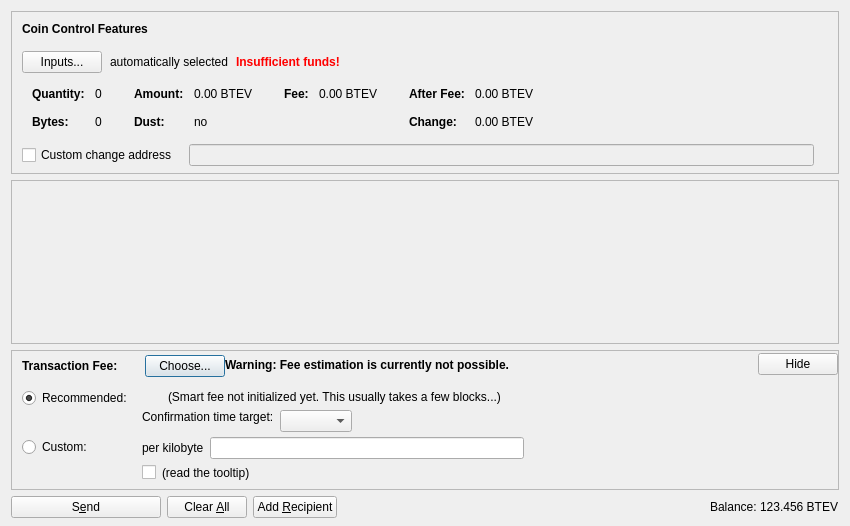
<?xml version="1.0" encoding="UTF-8"?>
<ui version="4.0">
 <class>SendCoinsDialog</class>
 <widget class="QDialog" name="SendCoinsDialog">
  <property name="geometry">
   <rect>
    <x>0</x>
    <y>0</y>
    <width>850</width>
    <height>526</height>
   </rect>
  </property>
  <property name="windowTitle">
   <string>Send Coins</string>
  </property>
  <layout class="QVBoxLayout" name="verticalLayout" stretch="0,1,0,0">
   <property name="bottomMargin">
    <number>8</number>
   </property>
   <item>
    <widget class="QFrame" name="frameCoinControl">
     <property name="sizePolicy">
      <sizepolicy hsizetype="Expanding" vsizetype="Expanding">
       <horstretch>0</horstretch>
       <verstretch>0</verstretch>
      </sizepolicy>
     </property>
     <property name="maximumSize">
      <size>
       <width>16777215</width>
       <height>16777215</height>
      </size>
     </property>
     <property name="frameShape">
      <enum>QFrame::StyledPanel</enum>
     </property>
     <property name="frameShadow">
      <enum>QFrame::Sunken</enum>
     </property>
     <layout class="QVBoxLayout" name="verticalLayoutCoinControl2">
      <property name="spacing">
       <number>0</number>
      </property>
      <property name="leftMargin">
       <number>0</number>
      </property>
      <property name="topMargin">
       <number>0</number>
      </property>
      <property name="rightMargin">
       <number>0</number>
      </property>
      <property name="bottomMargin">
       <number>6</number>
      </property>
      <item>
       <layout class="QVBoxLayout" name="verticalLayoutCoinControl" stretch="0,0,0,0,1">
        <property name="spacing">
         <number>0</number>
        </property>
        <property name="leftMargin">
         <number>10</number>
        </property>
        <property name="topMargin">
         <number>10</number>
        </property>
        <item>
         <layout class="QHBoxLayout" name="horizontalLayoutCoinControl1">
          <property name="bottomMargin">
           <number>15</number>
          </property>
          <item>
           <widget class="QLabel" name="labelCoinControlFeatures">
            <property name="sizePolicy">
             <sizepolicy hsizetype="Preferred" vsizetype="Maximum">
              <horstretch>0</horstretch>
              <verstretch>0</verstretch>
             </sizepolicy>
            </property>
            <property name="font">
             <font>
              <weight>75</weight>
              <bold>true</bold>
             </font>
            </property>
            <property name="styleSheet">
             <string notr="true">font-weight:bold;</string>
            </property>
            <property name="text">
             <string>Coin Control Features</string>
            </property>
           </widget>
          </item>
         </layout>
        </item>
        <item>
         <layout class="QHBoxLayout" name="horizontalLayoutCoinControl2" stretch="0,0,0,0">
          <property name="spacing">
           <number>8</number>
          </property>
          <property name="bottomMargin">
           <number>10</number>
          </property>
          <item>
           <widget class="QPushButton" name="pushButtonCoinControl">
            <property name="styleSheet">
             <string notr="true"/>
            </property>
            <property name="text">
             <string>Inputs...</string>
            </property>
            <property name="autoDefault">
             <bool>false</bool>
            </property>
           </widget>
          </item>
          <item>
           <widget class="QLabel" name="labelCoinControlAutomaticallySelected">
            <property name="text">
             <string>automatically selected</string>
            </property>
            <property name="margin">
             <number>5</number>
            </property>
           </widget>
          </item>
          <item>
           <widget class="QLabel" name="labelCoinControlInsuffFunds">
            <property name="font">
             <font>
              <weight>75</weight>
              <bold>true</bold>
             </font>
            </property>
            <property name="styleSheet">
             <string notr="true">color:red;font-weight:bold;</string>
            </property>
            <property name="text">
             <string>Insufficient funds!</string>
            </property>
            <property name="margin">
             <number>5</number>
            </property>
           </widget>
          </item>
          <item>
           <spacer name="horizontalSpacerCoinControl">
            <property name="orientation">
             <enum>Qt::Horizontal</enum>
            </property>
            <property name="sizeHint" stdset="0">
             <size>
              <width>40</width>
              <height>1</height>
             </size>
            </property>
           </spacer>
          </item>
         </layout>
        </item>
        <item>
         <widget class="QWidget" name="widgetCoinControl" native="true">
          <property name="sizePolicy">
           <sizepolicy hsizetype="Preferred" vsizetype="Preferred">
            <horstretch>0</horstretch>
            <verstretch>0</verstretch>
           </sizepolicy>
          </property>
          <property name="minimumSize">
           <size>
            <width>0</width>
            <height>0</height>
           </size>
          </property>
          <property name="styleSheet">
           <string notr="true"/>
          </property>
          <layout class="QHBoxLayout" name="horizontalLayoutCoinControl5">
           <property name="leftMargin">
            <number>0</number>
           </property>
           <property name="topMargin">
            <number>0</number>
           </property>
           <property name="rightMargin">
            <number>0</number>
           </property>
           <property name="bottomMargin">
            <number>0</number>
           </property>
           <item>
            <layout class="QHBoxLayout" name="horizontalLayoutCoinControl3" stretch="0,0,0,1">
             <property name="spacing">
              <number>20</number>
             </property>
             <property name="topMargin">
              <number>0</number>
             </property>
             <property name="bottomMargin">
              <number>10</number>
             </property>
             <item>
              <layout class="QFormLayout" name="formLayoutCoinControl1">
               <property name="horizontalSpacing">
                <number>10</number>
               </property>
               <property name="verticalSpacing">
                <number>14</number>
               </property>
               <property name="leftMargin">
                <number>10</number>
               </property>
               <property name="topMargin">
                <number>4</number>
               </property>
               <property name="rightMargin">
                <number>6</number>
               </property>
               <item row="0" column="0">
                <widget class="QLabel" name="labelCoinControlQuantityText">
                 <property name="font">
                  <font>
                   <weight>75</weight>
                   <bold>true</bold>
                  </font>
                 </property>
                 <property name="text">
                  <string>Quantity:</string>
                 </property>
                 <property name="margin">
                  <number>0</number>
                 </property>
                </widget>
               </item>
               <item row="0" column="1">
                <widget class="QLabel" name="labelCoinControlQuantity">
                 <property name="cursor">
                  <cursorShape>IBeamCursor</cursorShape>
                 </property>
                 <property name="contextMenuPolicy">
                  <enum>Qt::ActionsContextMenu</enum>
                 </property>
                 <property name="text">
                  <string notr="true">0</string>
                 </property>
                 <property name="margin">
                  <number>0</number>
                 </property>
                 <property name="textInteractionFlags">
                  <set>Qt::LinksAccessibleByMouse|Qt::TextSelectableByKeyboard|Qt::TextSelectableByMouse</set>
                 </property>
                </widget>
               </item>
               <item row="1" column="0">
                <widget class="QLabel" name="labelCoinControlBytesText">
                 <property name="font">
                  <font>
                   <weight>75</weight>
                   <bold>true</bold>
                  </font>
                 </property>
                 <property name="text">
                  <string>Bytes:</string>
                 </property>
                </widget>
               </item>
               <item row="1" column="1">
                <widget class="QLabel" name="labelCoinControlBytes">
                 <property name="cursor">
                  <cursorShape>IBeamCursor</cursorShape>
                 </property>
                 <property name="contextMenuPolicy">
                  <enum>Qt::ActionsContextMenu</enum>
                 </property>
                 <property name="text">
                  <string notr="true">0</string>
                 </property>
                 <property name="textInteractionFlags">
                  <set>Qt::LinksAccessibleByMouse|Qt::TextSelectableByKeyboard|Qt::TextSelectableByMouse</set>
                 </property>
                </widget>
               </item>
              </layout>
             </item>
             <item>
              <layout class="QFormLayout" name="formLayoutCoinControl2">
               <property name="horizontalSpacing">
                <number>10</number>
               </property>
               <property name="verticalSpacing">
                <number>14</number>
               </property>
               <property name="leftMargin">
                <number>6</number>
               </property>
               <property name="topMargin">
                <number>4</number>
               </property>
               <property name="rightMargin">
                <number>6</number>
               </property>
               <item row="0" column="0">
                <widget class="QLabel" name="labelCoinControlAmountText">
                 <property name="font">
                  <font>
                   <weight>75</weight>
                   <bold>true</bold>
                  </font>
                 </property>
                 <property name="text">
                  <string>Amount:</string>
                 </property>
                 <property name="margin">
                  <number>0</number>
                 </property>
                </widget>
               </item>
               <item row="0" column="1">
                <widget class="QLabel" name="labelCoinControlAmount">
                 <property name="cursor">
                  <cursorShape>IBeamCursor</cursorShape>
                 </property>
                 <property name="contextMenuPolicy">
                  <enum>Qt::ActionsContextMenu</enum>
                 </property>
                 <property name="text">
                  <string notr="true">0.00 BTEV</string>
                 </property>
                 <property name="textInteractionFlags">
                  <set>Qt::LinksAccessibleByMouse|Qt::TextSelectableByKeyboard|Qt::TextSelectableByMouse</set>
                 </property>
                </widget>
               </item>
               <item row="1" column="0">
                <widget class="QLabel" name="labelCoinControlLowOutputText">
                 <property name="font">
                  <font>
                   <weight>75</weight>
                   <bold>true</bold>
                  </font>
                 </property>
                 <property name="text">
                  <string>Dust:</string>
                 </property>
                </widget>
               </item>
               <item row="1" column="1">
                <widget class="QLabel" name="labelCoinControlLowOutput">
                 <property name="cursor">
                  <cursorShape>IBeamCursor</cursorShape>
                 </property>
                 <property name="contextMenuPolicy">
                  <enum>Qt::ActionsContextMenu</enum>
                 </property>
                 <property name="text">
                  <string notr="true">no</string>
                 </property>
                 <property name="textInteractionFlags">
                  <set>Qt::LinksAccessibleByMouse|Qt::TextSelectableByKeyboard|Qt::TextSelectableByMouse</set>
                 </property>
                </widget>
               </item>
              </layout>
             </item>
             <item>
              <layout class="QFormLayout" name="formLayoutCoinControl3">
               <property name="horizontalSpacing">
                <number>10</number>
               </property>
               <property name="verticalSpacing">
                <number>14</number>
               </property>
               <property name="leftMargin">
                <number>6</number>
               </property>
               <property name="topMargin">
                <number>4</number>
               </property>
               <property name="rightMargin">
                <number>6</number>
               </property>
               <item row="0" column="0">
                <widget class="QLabel" name="labelCoinControlFeeText">
                 <property name="font">
                  <font>
                   <weight>75</weight>
                   <bold>true</bold>
                  </font>
                 </property>
                 <property name="text">
                  <string>Fee:</string>
                 </property>
                 <property name="margin">
                  <number>0</number>
                 </property>
                </widget>
               </item>
               <item row="0" column="1">
                <widget class="QLabel" name="labelCoinControlFee">
                 <property name="cursor">
                  <cursorShape>IBeamCursor</cursorShape>
                 </property>
                 <property name="contextMenuPolicy">
                  <enum>Qt::ActionsContextMenu</enum>
                 </property>
                 <property name="text">
                  <string notr="true">0.00 BTEV</string>
                 </property>
                 <property name="textInteractionFlags">
                  <set>Qt::LinksAccessibleByMouse|Qt::TextSelectableByKeyboard|Qt::TextSelectableByMouse</set>
                 </property>
                </widget>
               </item>
              </layout>
             </item>
             <item>
              <layout class="QFormLayout" name="formLayoutCoinControl4">
               <property name="horizontalSpacing">
                <number>10</number>
               </property>
               <property name="verticalSpacing">
                <number>14</number>
               </property>
               <property name="leftMargin">
                <number>6</number>
               </property>
               <property name="topMargin">
                <number>4</number>
               </property>
               <property name="rightMargin">
                <number>6</number>
               </property>
               <item row="0" column="0">
                <widget class="QLabel" name="labelCoinControlAfterFeeText">
                 <property name="font">
                  <font>
                   <weight>75</weight>
                   <bold>true</bold>
                  </font>
                 </property>
                 <property name="text">
                  <string>After Fee:</string>
                 </property>
                 <property name="margin">
                  <number>0</number>
                 </property>
                </widget>
               </item>
               <item row="0" column="1">
                <widget class="QLabel" name="labelCoinControlAfterFee">
                 <property name="cursor">
                  <cursorShape>IBeamCursor</cursorShape>
                 </property>
                 <property name="contextMenuPolicy">
                  <enum>Qt::ActionsContextMenu</enum>
                 </property>
                 <property name="text">
                  <string notr="true">0.00 BTEV</string>
                 </property>
                 <property name="textInteractionFlags">
                  <set>Qt::LinksAccessibleByMouse|Qt::TextSelectableByKeyboard|Qt::TextSelectableByMouse</set>
                 </property>
                </widget>
               </item>
               <item row="1" column="0">
                <widget class="QLabel" name="labelCoinControlChangeText">
                 <property name="font">
                  <font>
                   <weight>75</weight>
                   <bold>true</bold>
                  </font>
                 </property>
                 <property name="text">
                  <string>Change:</string>
                 </property>
                </widget>
               </item>
               <item row="1" column="1">
                <widget class="QLabel" name="labelCoinControlChange">
                 <property name="cursor">
                  <cursorShape>IBeamCursor</cursorShape>
                 </property>
                 <property name="contextMenuPolicy">
                  <enum>Qt::ActionsContextMenu</enum>
                 </property>
                 <property name="text">
                  <string notr="true">0.00 BTEV</string>
                 </property>
                 <property name="textInteractionFlags">
                  <set>Qt::LinksAccessibleByMouse|Qt::TextSelectableByKeyboard|Qt::TextSelectableByMouse</set>
                 </property>
                </widget>
               </item>
              </layout>
             </item>
            </layout>
           </item>
          </layout>
         </widget>
        </item>
        <item>
         <layout class="QHBoxLayout" name="horizontalLayoutCoinControl4" stretch="0,0,0">
          <property name="spacing">
           <number>12</number>
          </property>
          <property name="sizeConstraint">
           <enum>QLayout::SetDefaultConstraint</enum>
          </property>
          <property name="topMargin">
           <number>5</number>
          </property>
          <property name="rightMargin">
           <number>5</number>
          </property>
          <item>
           <widget class="QCheckBox" name="checkBoxCoinControlChange">
            <property name="toolTip">
             <string>If this is activated, but the change address is empty or invalid, change will be sent to a newly generated address.</string>
            </property>
            <property name="text">
             <string>Custom change address</string>
            </property>
           </widget>
          </item>
          <item>
           <widget class="QValidatedLineEdit" name="lineEditCoinControlChange">
            <property name="enabled">
             <bool>false</bool>
            </property>
            <property name="sizePolicy">
             <sizepolicy hsizetype="Expanding" vsizetype="Fixed">
              <horstretch>0</horstretch>
              <verstretch>0</verstretch>
             </sizepolicy>
            </property>
           </widget>
          </item>
          <item>
           <widget class="QLabel" name="labelCoinControlChangeLabel">
            <property name="sizePolicy">
             <sizepolicy hsizetype="Preferred" vsizetype="Expanding">
              <horstretch>0</horstretch>
              <verstretch>0</verstretch>
             </sizepolicy>
            </property>
            <property name="minimumSize">
             <size>
              <width>0</width>
              <height>0</height>
             </size>
            </property>
            <property name="text">
             <string/>
            </property>
            <property name="margin">
             <number>3</number>
            </property>
           </widget>
          </item>
         </layout>
        </item>
        <item>
         <spacer name="verticalSpacerCoinControl">
          <property name="orientation">
           <enum>Qt::Vertical</enum>
          </property>
          <property name="sizeHint" stdset="0">
           <size>
            <width>800</width>
            <height>1</height>
           </size>
          </property>
         </spacer>
        </item>
       </layout>
      </item>
     </layout>
    </widget>
   </item>
   <item>
    <widget class="QScrollArea" name="scrollArea">
     <property name="widgetResizable">
      <bool>true</bool>
     </property>
     <widget class="QWidget" name="scrollAreaWidgetContents">
      <property name="geometry">
       <rect>
        <x>0</x>
        <y>0</y>
        <width>830</width>
        <height>104</height>
       </rect>
      </property>
      <layout class="QVBoxLayout" name="verticalLayout_2" stretch="0,1">
       <property name="leftMargin">
        <number>0</number>
       </property>
       <property name="topMargin">
        <number>0</number>
       </property>
       <property name="rightMargin">
        <number>0</number>
       </property>
       <property name="bottomMargin">
        <number>0</number>
       </property>
       <item>
        <layout class="QVBoxLayout" name="entries">
         <property name="spacing">
          <number>6</number>
         </property>
        </layout>
       </item>
       <item>
        <spacer name="verticalSpacer">
         <property name="orientation">
          <enum>Qt::Vertical</enum>
         </property>
         <property name="sizeHint" stdset="0">
          <size>
           <width>20</width>
           <height>40</height>
          </size>
         </property>
        </spacer>
       </item>
      </layout>
     </widget>
    </widget>
   </item>
   <item>
    <widget class="QFrame" name="frameFee">
     <property name="sizePolicy">
      <sizepolicy hsizetype="Expanding" vsizetype="Expanding">
       <horstretch>0</horstretch>
       <verstretch>0</verstretch>
      </sizepolicy>
     </property>
     <property name="maximumSize">
      <size>
       <width>16777215</width>
       <height>16777215</height>
      </size>
     </property>
     <property name="frameShape">
      <enum>QFrame::StyledPanel</enum>
     </property>
     <property name="frameShadow">
      <enum>QFrame::Sunken</enum>
     </property>
     <layout class="QVBoxLayout" name="verticalLayoutFee1">
      <property name="spacing">
       <number>0</number>
      </property>
      <property name="leftMargin">
       <number>0</number>
      </property>
      <property name="topMargin">
       <number>0</number>
      </property>
      <property name="rightMargin">
       <number>0</number>
      </property>
      <property name="bottomMargin">
       <number>0</number>
      </property>
      <item>
       <layout class="QVBoxLayout" name="verticalLayoutFee2" stretch="0,0,0">
        <property name="spacing">
         <number>0</number>
        </property>
        <property name="leftMargin">
         <number>10</number>
        </property>
        <property name="topMargin">
         <number>0</number>
        </property>
        <item>
         <layout class="QHBoxLayout" name="horizontalLayoutFee1">
          <property name="bottomMargin">
           <number>0</number>
          </property>
          <item>
           <layout class="QVBoxLayout" name="verticalLayoutFee7">
            <property name="spacing">
             <number>0</number>
            </property>
            <item>
             <spacer name="verticalSpacerSmartFee">
              <property name="orientation">
               <enum>Qt::Vertical</enum>
              </property>
              <property name="sizeType">
               <enum>QSizePolicy::Fixed</enum>
              </property>
              <property name="sizeHint" stdset="0">
               <size>
                <width>1</width>
                <height>4</height>
               </size>
              </property>
             </spacer>
            </item>
            <item>
             <layout class="QHBoxLayout" name="horizontalLayoutSmartFee">
              <property name="spacing">
               <number>10</number>
              </property>
              <item>
               <widget class="QLabel" name="labelFeeHeadline">
                <property name="sizePolicy">
                 <sizepolicy hsizetype="Preferred" vsizetype="Maximum">
                  <horstretch>0</horstretch>
                  <verstretch>0</verstretch>
                 </sizepolicy>
                </property>
                <property name="font">
                 <font>
                  <weight>75</weight>
                  <bold>true</bold>
                 </font>
                </property>
                <property name="styleSheet">
                 <string notr="true">font-weight:bold;</string>
                </property>
                <property name="text">
                 <string>Transaction Fee:</string>
                </property>
               </widget>
              </item>
              <item>
               <widget class="QLabel" name="labelFeeMinimized">
                <property name="text">
                 <string/>
                </property>
               </widget>
              </item>
              <item>
               <widget class="QPushButton" name="buttonChooseFee">
                <property name="text">
                 <string>Choose...</string>
                </property>
               </widget>
              </item>
             </layout>
            </item>
            <item>
             <spacer name="verticalSpacer_5">
              <property name="orientation">
               <enum>Qt::Vertical</enum>
              </property>
              <property name="sizeHint" stdset="0">
               <size>
                <width>1</width>
                <height>1</height>
               </size>
              </property>
             </spacer>
            </item>
           </layout>
          </item>
          <item>
           <widget class="QLabel" name="fallbackFeeWarningLabel">
            <property name="toolTip">
             <string>Using the fallbackfee can result in sending a transaction that will take several hours or days (or never) to confirm. Consider choosing your fee manually or wait until you have validated the complete chain.</string>
            </property>
            <property name="font">
            <font>
                <weight>75</weight>
                <bold>true</bold>
            </font>
            </property>
            <property name="text">
             <string>Warning: Fee estimation is currently not possible.</string>
            </property>
            <property name="wordWrap">
             <bool>false</bool>
            </property>
           </widget>
          </item>
          <item>
           <spacer name="horizontalSpacer_4">
            <property name="orientation">
             <enum>Qt::Horizontal</enum>
            </property>
            <property name="sizeType">
             <enum>QSizePolicy::MinimumExpanding</enum>
            </property>
            <property name="sizeHint" stdset="0">
             <size>
              <width>40</width>
              <height>20</height>
             </size>
            </property>
           </spacer>
          </item>
          <item>
           <widget class="QPushButton" name="buttonMinimizeFee">
            <property name="toolTip">
             <string>collapse fee-settings</string>
            </property>
            <property name="text">
             <string>Hide</string>
            </property>
           </widget>
          </item>
         </layout>
        </item>
        <item>
         <widget class="QFrame" name="frameFeeSelection">
          <layout class="QVBoxLayout" name="verticalLayoutFee12">
           <property name="spacing">
            <number>0</number>
           </property>
           <property name="leftMargin">
            <number>0</number>
           </property>
           <property name="topMargin">
            <number>0</number>
           </property>
           <property name="rightMargin">
            <number>0</number>
           </property>
           <property name="bottomMargin">
            <number>0</number>
           </property>
           <item>
            <layout class="QGridLayout" name="gridLayoutFee">
             <property name="topMargin">
              <number>10</number>
             </property>
             <property name="bottomMargin">
              <number>4</number>
             </property>
             <property name="horizontalSpacing">
              <number>10</number>
             </property>
             <property name="verticalSpacing">
              <number>4</number>
             </property>
             <item row="1" column="1">
              <layout class="QVBoxLayout" name="verticalLayoutFee8">
               <property name="spacing">
                <number>6</number>
               </property>
               <item>
                <layout class="QHBoxLayout" name="horizontalLayoutFee13">
                 <item>
                  <widget class="QLabel" name="labelCustomPerKilobyte">
                   <property name="toolTip">
                    <string>Specify a custom fee per kB (1,000 bytes) of the transaction's virtual size.

Note:  Since the fee is calculated on a per-byte basis, a fee of "100 satoshis per kB" for a transaction size of 500 bytes (half of 1 kB) would ultimately yield a fee of only 50 satoshis.</string>
                   </property>
                   <property name="text">
                    <string>per kilobyte</string>
                   </property>
                  </widget>
                 </item>
                 <item>
                  <widget class="BitcoinAmountField" name="customFee"/>
                 </item>
                 <item>
                  <spacer name="horizontalSpacer_6">
                   <property name="orientation">
                    <enum>Qt::Horizontal</enum>
                   </property>
                   <property name="sizeHint" stdset="0">
                    <size>
                     <width>1</width>
                     <height>1</height>
                    </size>
                   </property>
                  </spacer>
                 </item>
                </layout>
               </item>
               <item>
                <layout class="QHBoxLayout" name="horizontalLayoutFee8">
                 <item>
                  <widget class="QCheckBox" name="checkBoxMinimumFee">
                   <property name="toolTip">
                    <string>Paying only the minimum fee is just fine as long as there is less transaction volume than space in the blocks. But be aware that this can end up in a never confirming transaction once there is more demand for bitevelin transactions than the network can process.</string>
                   </property>
                   <property name="text">
                    <string/>
                   </property>
                  </widget>
                 </item>
                 <item>
                  <widget class="QLabel" name="labelMinFeeWarning">
                   <property name="enabled">
                    <bool>true</bool>
                   </property>
                   <property name="toolTip">
                    <string>Paying only the minimum fee is just fine as long as there is less transaction volume than space in the blocks. But be aware that this can end up in a never confirming transaction once there is more demand for bitevelin transactions than the network can process.</string>
                   </property>
                   <property name="text">
                    <string>(read the tooltip)</string>
                   </property>
                   <property name="margin">
                    <number>5</number>
                   </property>
                  </widget>
                 </item>
                 <item>
                  <spacer name="horizontalSpacer_2">
                   <property name="orientation">
                    <enum>Qt::Horizontal</enum>
                   </property>
                   <property name="sizeHint" stdset="0">
                    <size>
                     <width>1</width>
                     <height>1</height>
                    </size>
                   </property>
                  </spacer>
                 </item>
                </layout>
               </item>
              </layout>
             </item>
             <item row="0" column="0">
              <layout class="QVBoxLayout" name="verticalLayoutFee4" stretch="0,1">
               <item>
                <widget class="QRadioButton" name="radioSmartFee">
                 <property name="text">
                  <string>Recommended:</string>
                 </property>
                 <property name="checked">
                  <bool>true</bool>
                 </property>
                 <attribute name="buttonGroup">
                  <string notr="true">groupFee</string>
                 </attribute>
                </widget>
               </item>
               <item>
                <spacer name="verticalSpacer_2">
                 <property name="orientation">
                  <enum>Qt::Vertical</enum>
                 </property>
                 <property name="sizeHint" stdset="0">
                  <size>
                   <width>1</width>
                   <height>1</height>
                  </size>
                 </property>
                </spacer>
               </item>
              </layout>
             </item>
             <item row="1" column="0">
              <layout class="QVBoxLayout" name="verticalLayoutFee9" stretch="0,1">
               <item>
                <widget class="QRadioButton" name="radioCustomFee">
                 <property name="text">
                  <string>Custom:</string>
                 </property>
                 <attribute name="buttonGroup">
                  <string notr="true">groupFee</string>
                 </attribute>
                </widget>
               </item>
               <item>
                <spacer name="verticalSpacer_6">
                 <property name="orientation">
                  <enum>Qt::Vertical</enum>
                 </property>
                 <property name="sizeHint" stdset="0">
                  <size>
                   <width>1</width>
                   <height>1</height>
                  </size>
                 </property>
                </spacer>
               </item>
              </layout>
             </item>
             <item row="0" column="1">
              <layout class="QVBoxLayout" name="verticalLayoutFee3" stretch="0,0,1">
               <property name="spacing">
                <number>6</number>
               </property>
               <property name="topMargin">
                <number>2</number>
               </property>
               <item>
                <layout class="QHBoxLayout" name="horizontalLayoutFee12">
                 <item>
                  <widget class="QLabel" name="labelSmartFee">
                   <property name="text">
                    <string/>
                   </property>
                   <property name="margin">
                    <number>2</number>
                   </property>
                  </widget>
                 </item>
                 <item>
                  <widget class="QLabel" name="labelFeeEstimation">
                   <property name="text">
                    <string/>
                   </property>
                  </widget>
                 </item>
                 <item>
                  <widget class="QLabel" name="labelSmartFee2">
                   <property name="text">
                    <string>(Smart fee not initialized yet. This usually takes a few blocks...)</string>
                   </property>
                   <property name="margin">
                    <number>2</number>
                   </property>
                  </widget>
                 </item>
                 <item>
                  <spacer name="horizontalSpacer_5">
                   <property name="orientation">
                    <enum>Qt::Horizontal</enum>
                   </property>
                   <property name="sizeHint" stdset="0">
                    <size>
                     <width>1</width>
                     <height>1</height>
                    </size>
                   </property>
                  </spacer>
                 </item>
                </layout>
               </item>
               <item>
                <layout class="QHBoxLayout" name="horizontalLayoutFee9">
                 <item>
                  <layout class="QVBoxLayout" name="verticalLayoutFee6">
                   <item>
                    <widget class="QLabel" name="labelSmartFee3">
                     <property name="text">
                      <string>Confirmation time target:</string>
                     </property>
                     <property name="margin">
                      <number>2</number>
                     </property>
                    </widget>
                   </item>
                   <item>
                    <spacer name="verticalSpacer_3">
                     <property name="orientation">
                      <enum>Qt::Vertical</enum>
                     </property>
                     <property name="sizeHint" stdset="0">
                      <size>
                       <width>1</width>
                       <height>1</height>
                      </size>
                     </property>
                    </spacer>
                   </item>
                  </layout>
                 </item>
                 <item>
                  <layout class="QVBoxLayout" name="verticalLayoutFee5">
                   <property name="rightMargin">
                    <number>30</number>
                   </property>
                   <item>
                    <layout class="QHBoxLayout" name="horizontalLayoutConfTarget">
                     <property name="bottomMargin">
                      <number>0</number>
                     </property>
                     <item>
                      <widget class="QComboBox" name="confTargetSelector"/>
                     </item>
                     <item>
                      <spacer name="horizontalSpacerConfTarget">
                       <property name="orientation">
                        <enum>Qt::Horizontal</enum>
                       </property>
                       <property name="sizeHint" stdset="0">
                        <size>
                         <width>40</width>
                         <height>20</height>
                        </size>
                       </property>
                      </spacer>
                     </item>
                    </layout>
                   </item>
                  </layout>
                 </item>
                </layout>
               </item>
               <item>
                <spacer name="verticalSpacer_4">
                 <property name="orientation">
                  <enum>Qt::Vertical</enum>
                 </property>
                 <property name="sizeHint" stdset="0">
                  <size>
                   <width>1</width>
                   <height>1</height>
                  </size>
                 </property>
                </spacer>
               </item>
              </layout>
             </item>
            </layout>
           </item>
          </layout>
         </widget>
        </item>
        <item>
         <spacer name="verticalSpacerFee">
          <property name="orientation">
           <enum>Qt::Vertical</enum>
          </property>
          <property name="sizeHint" stdset="0">
           <size>
            <width>40</width>
            <height>5</height>
           </size>
          </property>
         </spacer>
        </item>
       </layout>
      </item>
     </layout>
    </widget>
   </item>
   <item>
    <layout class="QHBoxLayout" name="horizontalLayout">
     <item>
      <widget class="QPushButton" name="sendButton">
       <property name="minimumSize">
        <size>
         <width>150</width>
         <height>0</height>
        </size>
       </property>
       <property name="toolTip">
        <string>Confirm the send action</string>
       </property>
       <property name="text">
        <string>S&amp;end</string>
       </property>
       <property name="icon">
        <iconset resource="../bitcoin.qrc">
         <normaloff>:/icons/send</normaloff>:/icons/send</iconset>
       </property>
       <property name="autoDefault">
        <bool>false</bool>
       </property>
       <property name="default">
        <bool>false</bool>
       </property>
      </widget>
     </item>
     <item>
      <widget class="QPushButton" name="clearButton">
       <property name="sizePolicy">
        <sizepolicy hsizetype="Minimum" vsizetype="Fixed">
         <horstretch>0</horstretch>
         <verstretch>0</verstretch>
        </sizepolicy>
       </property>
       <property name="toolTip">
        <string>Clear all fields of the form.</string>
       </property>
       <property name="text">
        <string>Clear &amp;All</string>
       </property>
       <property name="icon">
        <iconset resource="../bitcoin.qrc">
         <normaloff>:/icons/remove</normaloff>:/icons/remove</iconset>
       </property>
       <property name="autoDefault">
        <bool>false</bool>
       </property>
      </widget>
     </item>
     <item>
      <widget class="QPushButton" name="addButton">
       <property name="toolTip">
        <string>Send to multiple recipients at once</string>
       </property>
       <property name="text">
        <string>Add &amp;Recipient</string>
       </property>
       <property name="icon">
        <iconset resource="../bitcoin.qrc">
         <normaloff>:/icons/add</normaloff>:/icons/add</iconset>
       </property>
       <property name="autoDefault">
        <bool>false</bool>
       </property>
      </widget>
     </item>
     <item>
      <spacer name="horizontalSpacer">
       <property name="orientation">
        <enum>Qt::Horizontal</enum>
       </property>
       <property name="sizeHint" stdset="0">
        <size>
         <width>40</width>
         <height>20</height>
        </size>
       </property>
      </spacer>
     </item>
     <item>
      <layout class="QHBoxLayout" name="horizontalLayout_2">
       <property name="spacing">
        <number>3</number>
       </property>
       <item>
        <widget class="QLabel" name="label">
         <property name="sizePolicy">
          <sizepolicy hsizetype="Preferred" vsizetype="Fixed">
           <horstretch>0</horstretch>
           <verstretch>0</verstretch>
          </sizepolicy>
         </property>
         <property name="text">
          <string>Balance:</string>
         </property>
        </widget>
       </item>
       <item>
        <widget class="QLabel" name="labelBalance">
         <property name="sizePolicy">
          <sizepolicy hsizetype="Preferred" vsizetype="Fixed">
           <horstretch>0</horstretch>
           <verstretch>0</verstretch>
          </sizepolicy>
         </property>
         <property name="cursor">
          <cursorShape>IBeamCursor</cursorShape>
         </property>
         <property name="text">
          <string notr="true">123.456 BTEV</string>
         </property>
         <property name="textInteractionFlags">
          <set>Qt::LinksAccessibleByMouse|Qt::TextSelectableByKeyboard|Qt::TextSelectableByMouse</set>
         </property>
        </widget>
       </item>
      </layout>
     </item>
    </layout>
   </item>
  </layout>
 </widget>
 <customwidgets>
  <customwidget>
   <class>QValidatedLineEdit</class>
   <extends>QLineEdit</extends>
   <header>qt/qvalidatedlineedit.h</header>
  </customwidget>
  <customwidget>
   <class>BitcoinAmountField</class>
   <extends>QLineEdit</extends>
   <header>qt/bitcoinamountfield.h</header>
   <container>1</container>
  </customwidget>
 </customwidgets>
 <resources>
  <include location="../bitcoin.qrc"/>
 </resources>
 <connections/>
 <buttongroups>
  <buttongroup name="groupFee"/>
 </buttongroups>
</ui>
